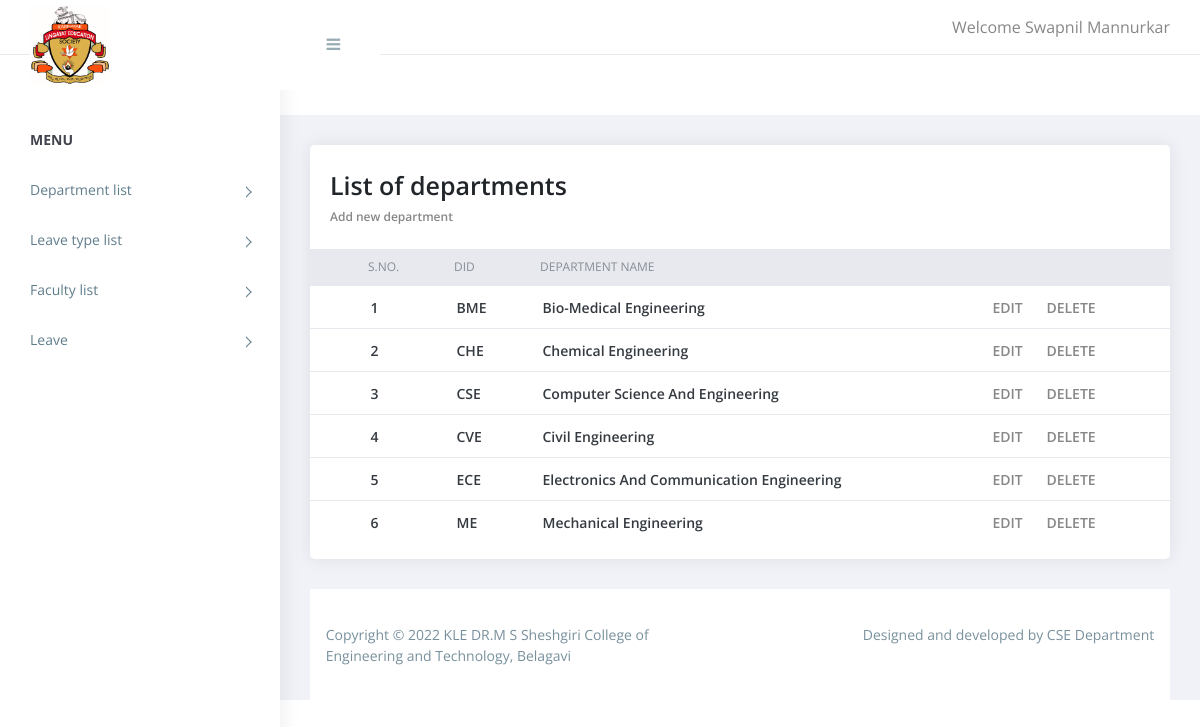
Page /HOD/index.php (signed in) on the committed database.
### tables this page shows
CREATE TABLE `department` (
  `DID` varchar(10) NOT NULL,
  `DName` varchar(100) NOT NULL
);

### HOD/index.php (the view, shortened to what this page needs)
<?php
include('top.inc.php');
$res = mysqli_query($con, "select * from department");
if($_SESSION['ROLE'] == 'Admin' || $_SESSION['ROLE'] == 'admin') {
?>
<div class="content pb-0">
    <div class="orders">
        <div class="row">
            <div class="col-xl-12">
                <div class="card">
                    <div class="card-body">
                        <h4 class="box-title" style="font-size:25px;">List of departments</h4>
                        <h4 class="box-title" style="font-size:12px;"><a href="add_department.php">Add new department</a></h4>
                    </div>
                    <div class="card-body--">
                        <div class="table-stats order-table ov-h">
                            <table class="table">
                                <thead>
                                    <tr>
                                        <th width="5%"> </th>
                                        <th width="10%">S.No.</th>
                                        <th width="10%">DID</th>
                                        <th width="50%">Department Name</th>
                                        <th width="20%"></th>
                                        <th width="5%"></th>
                                    </tr>
                                </thead>
                                <tbody>
                                    <?php
                                    $i = 1;
                                    while ($row = mysqli_fetch_assoc($res)) { ?>
                                        <tr>
                                            <td></td>
                                            <td><?php echo $i ?> </td>
                                            <td><?php echo $row['DID'] ?></td>
                                            <td><?php echo $row['DName'] ?></td>
                                            <td>
                                                <a href="add_department.php?id=<?php echo $row['DID'] ?>" style="margin-left: 20px;">EDIT</a>
                                                <a href="index.php?id=<?php echo $row['DID'] ?>&type=delete" style="margin-left:20px;">DELETE</a>
                                            </td>
                                            <td></td>
                                        </tr>
                                    <?php
                                        $i++;
                                    }
                                    ?>
                                </tbody>
                            </table>
                        </div>
                    </div>
                </div>
            </div>
        </div>
    </div>
</div>
<?php
 }
 else {
     header('location:add_faculty.php?id='.$_SESSION['USER_ID']);
 } ?>
<?php
include('footer.inc.php')
?>

### HOD/assets/css/style.css (style rules this page uses)
body { display: table; font-family: open sans, sans-serif; font-size: 16px; width: 100% }
a, button { text-decoration: none; outline: none!important; color: #878787; -webkit-transition: all .25s ease; transition: all .25s ease }
h1, h2, h3, h4, h5, h6 { margin: 0 }
.pb-0 { padding-bottom: 0 }
.ov-h { overflow: hidden }
.order-table { position: relative }
.order-table:after, .order-table:before { content: ""; position: absolute; top: 0; height: 37px; width: 10px; background: #e8e9ef }
.order-table:after { right: -1px }
.order-table:before { left: -1px }
.order-table tr th { background: #e8e9ef }
.order-table tr td:last-child, .order-table tr th:last-child { text-align: right }
.order-table tr:last-child td { border: none }
.content { float: left; padding: 1.875em; width: 100% }
.card { margin-bottom: 1.875em; border-radius: 5px; padding: 0; border: 0 solid transparent; -webkit-box-shadow: 0 0 20px rgba(0, 0, 0, .08); box-shadow: 0 0 20px rgba(0, 0, 0, .08) }
.card .box-title { font-weight: 600; font-size: 1em; padding: 5px 0 }
.card .card-body { float: left; padding: 1.25em; position: relative; width: 100% }
.card h4 { font-size: 1.1rem }
.table-stats table { font-family: open sans }
.table-stats table th, .table-stats table td { border: none; border-bottom: 1px solid #e8e9ef; color: #868e96; font-size: 12px; font-weight: 400; padding: .75em 1.25em; text-transform: uppercase }
.table-stats table td { color: #343a40; font-size: 14px; font-weight: 600; text-transform: capitalize; vertical-align: middle }
@media (max-width:1368px) { .card-body { padding: 15px } }

### rows in the picture
department: DID "BME", DName "Bio-Medical Engineering"
department: DID "CHE", DName "Chemical Engineering"
department: DID "CSE", DName "Computer Science And Engineering"
department: DID "CVE", DName "Civil Engineering"
department: DID "ECE", DName "Electronics And Communication Engineering"
department: DID "ME", DName "Mechanical Engineering"

### other values in the picture
$_SESSION['USER_NAME'] "Swapnil Mannurkar"
